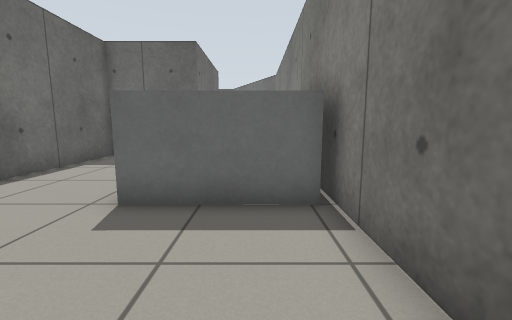
View 1 (above)

16 first-person views from a walk through a world built for the Gazebo simulator. The camera is 0.72 m above the floor, tilts 8° down and sees 90° across. The floor is counted in squares, 0.5 m on a side. Each view is taken from the middle of a square. On the plan, view 1 faces up. The plan holds only what a view shows up to about 13 squares ahead; the rest is blank. The robots in the file are not drawn.

View 2
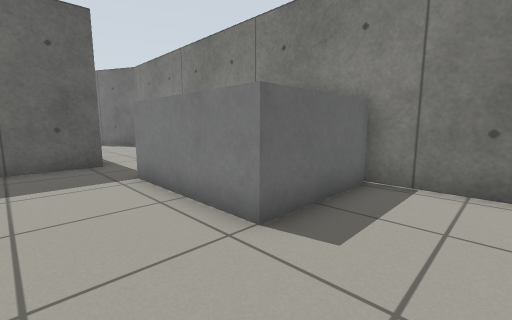

View 3
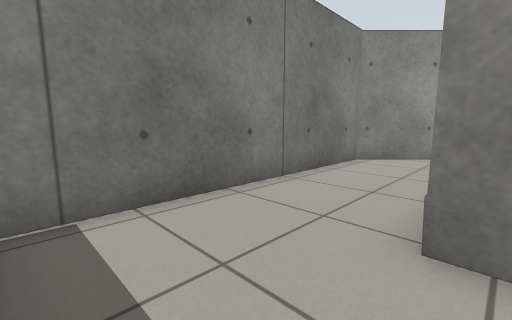

View 4
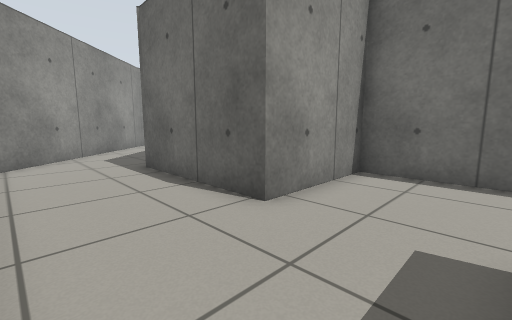

View 5
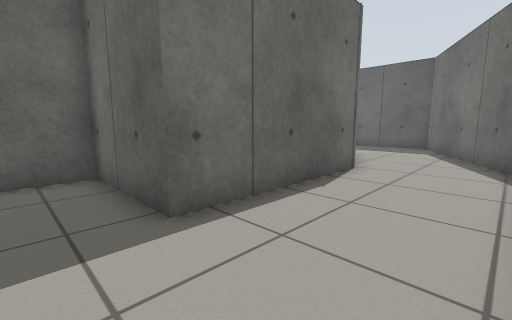

View 6
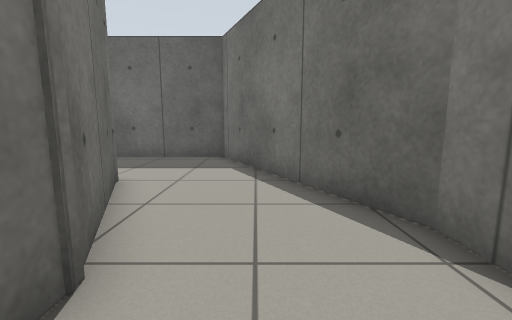

View 7
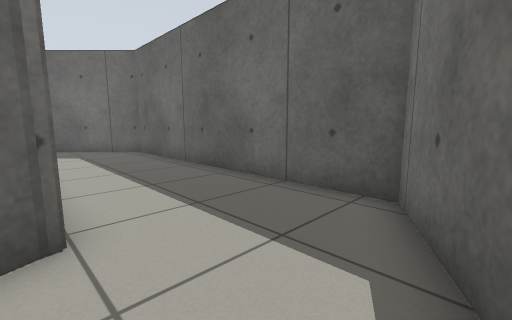

View 8
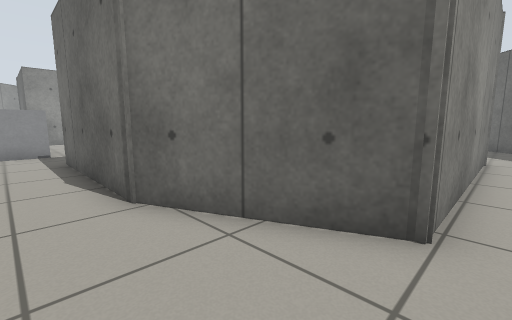

View 9
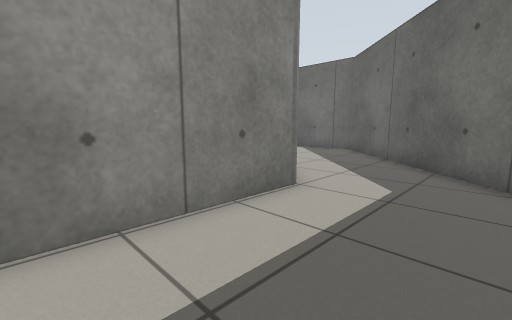

View 10
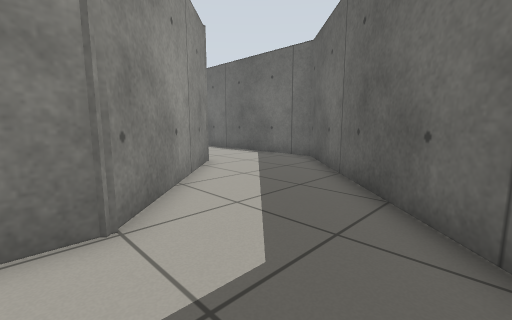

View 11
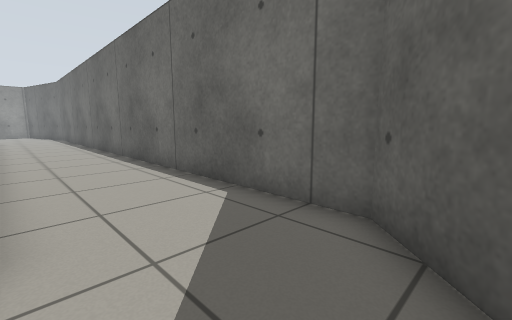

View 12
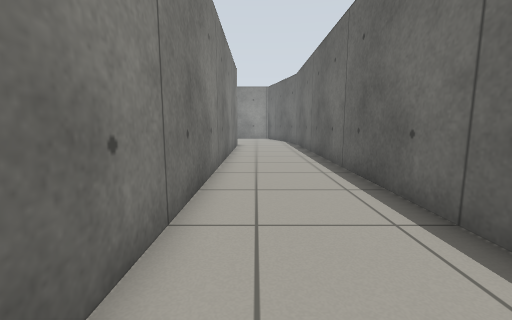

View 13
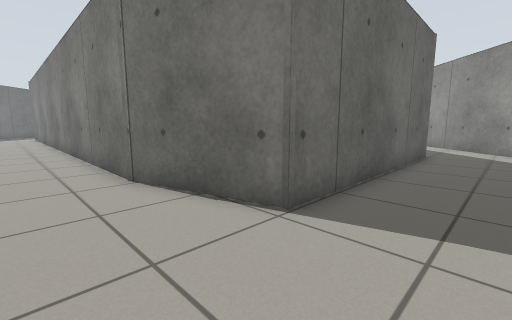

View 14
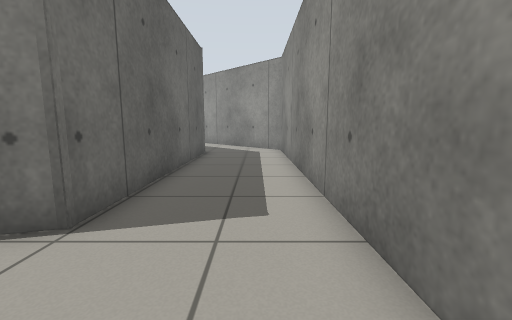

View 15
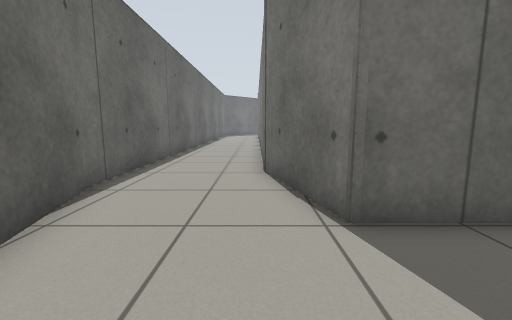

View 16
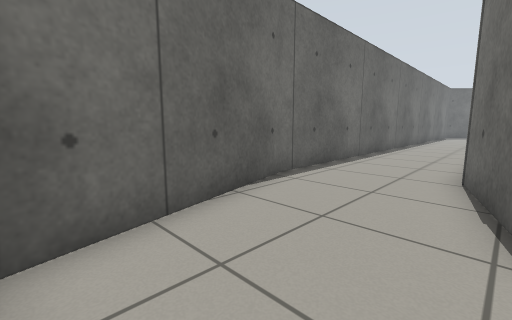

### Floor plan
Points are (right, up) in squares from view 1. A wall is a line through its corners. A room is listed if a view was taken in it or the views show most of it. See-through windows are left out.
Room 1 (views 1, 2, 3, 4, 5, 6, 7, 8, 9, 10, 11, 12)
walls: (-6.6, 4.1) (-6.6, 0.8) (-2.4, 0.8) (-2.4, -4.5); (1.5, 18.2) (1.5, 19.4) (-2.4, 27.1) (-14.4, 27.1) (-21.9, 19.6) (-21.9, -7.1); (-17.7, 17.6) (-12.9, 22.4) (-4.6, 22.4) (-2.6, 18.1) (-2.6, 11.7) (-6.6, 11.7) (-6.6, 6.5); (-17.7, -5.4) (-17.7, 10.9); (-16.9, -8.2) (-17.8, -5); (-4.4, -12.1) (1.5, -6.2) (1.5, 14.5); (-21.9, -7) (-21.1, -9.8)
ways out: opening at (-19, -8.7) to room 2; opening at (-6, -10.7) to room 2
objects: grey box (-2, 5) to (1, 9)
Room 2 (views 13, 14, 15, 16)
walls: (-7.2, -9.4) (-16.6, -9.4) (-16.9, -8.2); (-18.9, -13.4) (-6.6, -13.4); (-21.1, -9.8) (-20.2, -13.1)
ways out: opening at (-19, -8.7) to room 1; opening at (-6, -10.7) to room 1

Positions as (right, up) in squares from view 1, and headings:
1: (0, 0), facing up
2: (-5, 2), facing up-right
3: (-3, 4), facing down-right
4: (1, 4), facing down-left
5: (1, 10), facing up-left
6: (-1, 16), facing up
7: (-1, 22), facing up-left
8: (-1, 23), facing down-left
9: (-8, 26), facing down-left
10: (-12, 26), facing down-left
11: (-18, 21), facing down-left
12: (-19, 12), facing down
13: (-20, -12), facing up-right
14: (-20, -12), facing right
15: (-18, -13), facing up
16: (-17, -13), facing up-left
